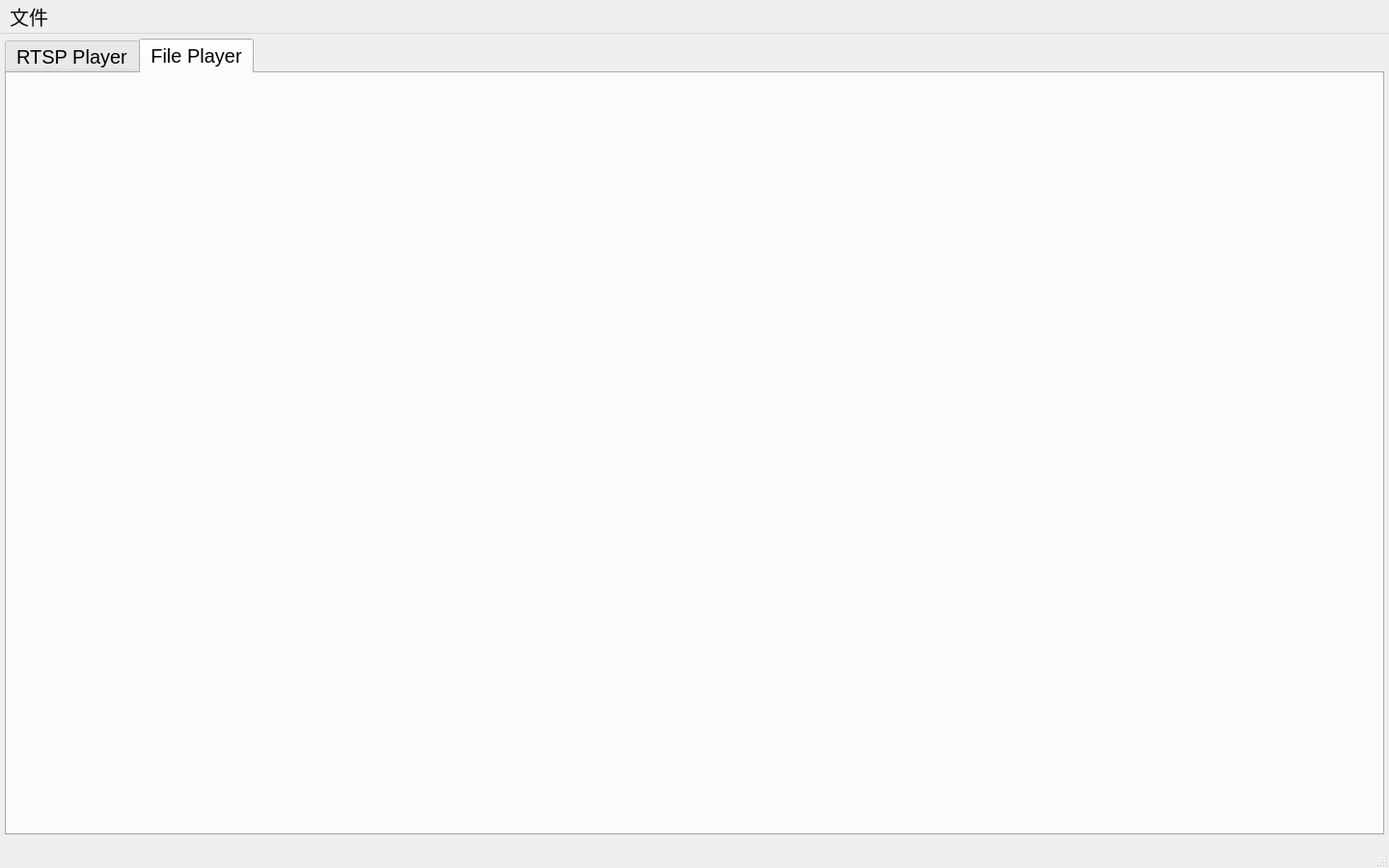
<?xml version="1.0" encoding="UTF-8"?>
<ui version="4.0">
 <class>MainPanel</class>
 <widget class="QMainWindow" name="MainPanel">
  <property name="geometry">
   <rect>
    <x>0</x>
    <y>0</y>
    <width>1440</width>
    <height>900</height>
   </rect>
  </property>
  <property name="font">
   <font>
    <pointsize>15</pointsize>
   </font>
  </property>
  <property name="windowTitle">
   <string>系统控制台</string>
  </property>
  <widget class="QWidget" name="centralwidget">
   <layout class="QHBoxLayout" name="horizontalLayout">
    <property name="spacing">
     <number>5</number>
    </property>
    <property name="leftMargin">
     <number>5</number>
    </property>
    <property name="topMargin">
     <number>5</number>
    </property>
    <property name="rightMargin">
     <number>5</number>
    </property>
    <property name="bottomMargin">
     <number>5</number>
    </property>
    <item>
     <widget class="QTabWidget" name="tabWidget">
      <property name="tabPosition">
       <enum>QTabWidget::North</enum>
      </property>
      <property name="currentIndex">
       <number>1</number>
      </property>
      <property name="tabBarAutoHide">
       <bool>false</bool>
      </property>
      <widget class="LivePanel" name="tabLive">
       <attribute name="title">
        <string>RTSP Player</string>
       </attribute>
      </widget>
      <widget class="ReviewPanel" name="tabReview">
       <attribute name="title">
        <string>File Player</string>
       </attribute>
      </widget>
     </widget>
    </item>
   </layout>
  </widget>
  <widget class="QMenuBar" name="menubar">
   <property name="geometry">
    <rect>
     <x>0</x>
     <y>0</y>
     <width>1440</width>
     <height>35</height>
    </rect>
   </property>
   <widget class="QMenu" name="menuFile">
    <property name="title">
     <string>文件</string>
    </property>
    <addaction name="actionImport"/>
    <addaction name="actionExport"/>
   </widget>
   <addaction name="menuFile"/>
  </widget>
  <widget class="QStatusBar" name="statusbar"/>
  <action name="actionImport">
   <property name="text">
    <string>导入</string>
   </property>
  </action>
  <action name="actionExport">
   <property name="text">
    <string>导出</string>
   </property>
  </action>
 </widget>
 <customwidgets>
  <customwidget>
   <class>ReviewPanel</class>
   <extends>QWidget</extends>
   <header>review/ReviewPanel.h</header>
   <container>1</container>
  </customwidget>
  <customwidget>
   <class>LivePanel</class>
   <extends>QWidget</extends>
   <header>live/LivePanel.h</header>
   <container>1</container>
  </customwidget>
 </customwidgets>
 <resources/>
 <connections/>
</ui>
